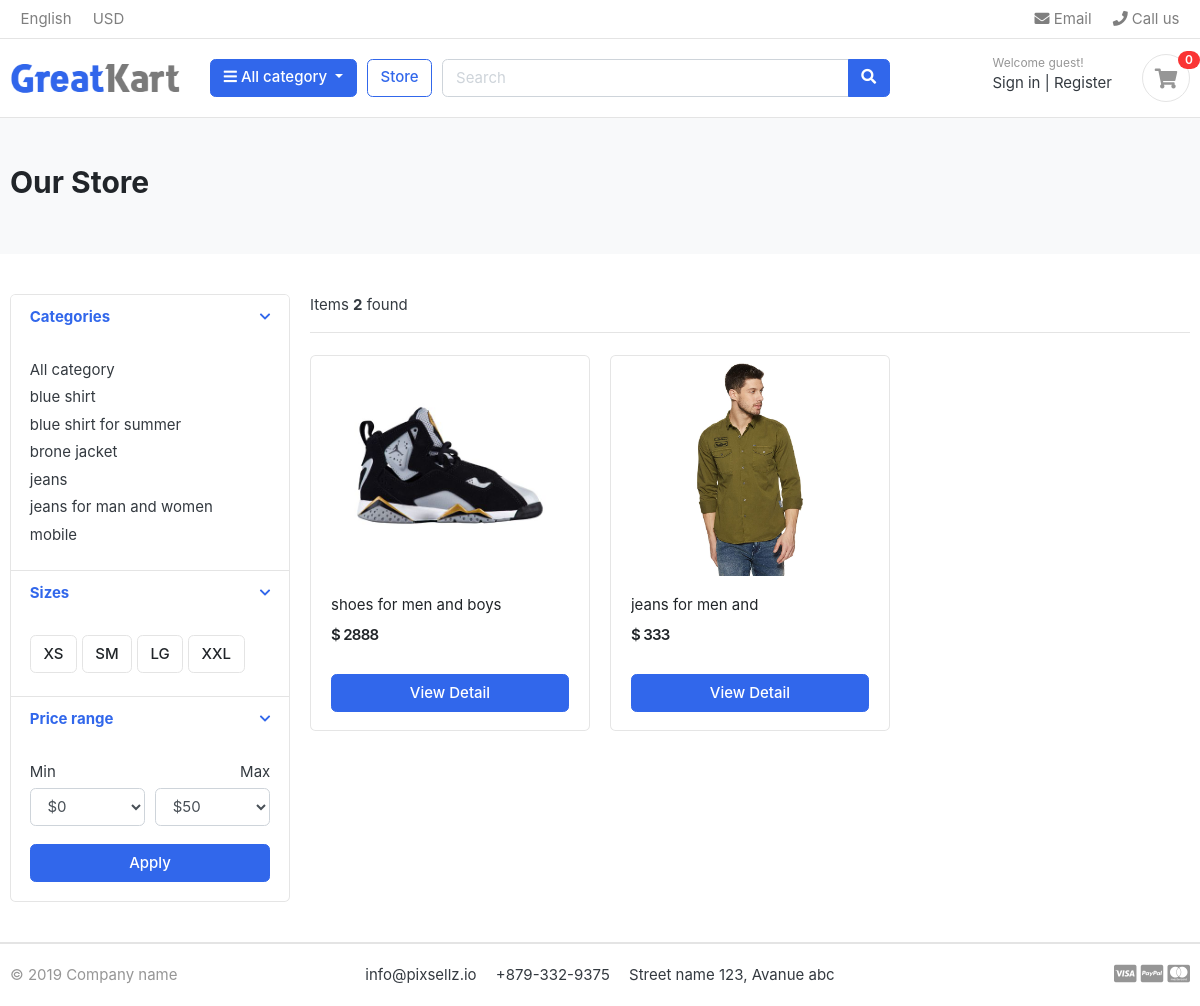
The app's page /store/category/blue-shirt/ with its own data.
### category/models.py (models this page shows, shortened)
class Category(models.Model):
    category_name = models.CharField(max_length=100, unique=True, verbose_name="Category Name")
    slug          = models.SlugField(max_length=100, unique=True, blank=True, verbose_name="URL Slug")
    parent        = models.ForeignKey('self', on_delete=models.CASCADE, null=True, blank=True, related_name='children', verbose_name="Parent Category")
    description   = models.TextField(blank=True, null=True, verbose_name="Category Description")
    cat_image     = models.ImageField(upload_to='photo/categories', blank=True, null=True, verbose_name="Category Image")
    created_at    = models.DateField(auto_now_add=True, verbose_name="Created At")
    updated_at    = models.DateField(auto_now=True, verbose_name="Updated At")
    class Meta:
        verbose_name = "Category"
        verbose_name_plural = "Categories"
        ordering = ['category_name']  # Changed from 'name' to 'category_name'
    def get_url(self):
        return reverse('product_by_category', args=[self.slug])

### store/models.py (models this page shows, shortened)
class Product(models.Model):
    product_name = models.CharField( max_length=50)
    slug = models.SlugField()
    description = models.TextField( max_length=550)
    price = models.IntegerField()
    image = models.ImageField( upload_to=None, height_field=None, width_field=None, max_length=None)
    stock  = models.IntegerField()
    is_available = models.BooleanField(default = True)
    category  = models.ForeignKey(Category, on_delete=models.CASCADE)
    created_data = models.DateTimeField( auto_now_add=True)
    modified_date = models.DateTimeField( auto_now_add=True)
    def get_url(self):
        return reverse('product_detail', args=[self.category.slug,self.slug])

### store/views.py (the view)
# urls.py: path('store/',include('store.urls')),
def store(request, category_slug=None):
    categories = None
    products = None
    if category_slug:
        categories = get_object_or_404(Category, slug=category_slug)
        products = Product.objects.filter(category=categories, is_available=True)
        pagenator = Paginator(products,6)
        page = request.GET.get('page')
        paged_products=pagenator.get_page(page)
        product_count = products.count()
    else:
        products = Product.objects.filter(is_available=True).order_by('id')
        paginator= Paginator(products,6)
        page = request.GET.get('page')
        paged_products = paginator.get_page(page)
        product_count = products.count()
    context = {
        'products': paged_products,
        'product_count': product_count,
        'categories': categories,
    }
    return render(request, 'store/store.html', context)

### carts/context_processors.py (called while the page is built)
def counter(request):
    cart_count = 0
    if 'admin' in request.path:
        return {}
    else:
        try:
            cart = Cart.objects.filter(cart_id = _cart_id(request))
            cart_items = CartItem.objects.all().filter(cart=cart[:1])
            for cart_item in cart_items:
                cart_count += cart_item.quantity
        except Cart.DoesNotExist:
            cart_count = 0
    return dict(cart_count= cart_count )

### carts/views.py (called while the page is built)
def _cart_id(request):
    cart = request.session.session_key
    if not cart:
        cart = request.session.create()
    return cart

### category/context_processors.py (called while the page is built)
def menu_links(request):
    links = Category.objects.all()
    return dict(links=links)

### templates/store/store.html (shortened to what this page needs)
{% extends "base.html" %}
{% load static  %}
{% block content %}
<section class="section-pagetop bg">
    <div class="container">
        {% if 'search' in request.path %}
        <h2 class="title-page">Search Result</h2>
        {% else %}
        <h2 class="title-page">Our Store</h2>
        {%endif%}
    </div>
    </section>
    <section class="section-content padding-y">
    <div class="container">
    <div class="row">
        <aside class="col-md-3">
    <div class="card">
        <article class="filter-group">
            <header class="card-header">
                <a href="#" data-toggle="collapse" data-target="#collapse_1" aria-expanded="true" class="">
                    <i class="icon-control fa fa-chevron-down"></i>
                    <h6 class="title">Categories</h6>
                </a>
            </header>
            <div class="filter-content collapse show" id="collapse_1" style="">
                <div class="card-body">
                    <ul class="list-menu">
                    <li><a href="{% url 'store' %}">All category</a></li>
                        {% for category in links %}
                    <li><a href="{{category.get_url}}">{{category.category_name }}</a></li>
                        {% endfor %}
                    </ul>
                </div>
            </div>
        </article>
        <article class="filter-group">
            <header class="card-header">
                <a href="#" data-toggle="collapse" data-target="#collapse_4" aria-expanded="true" class="">
                    <i class="icon-control fa fa-chevron-down"></i>
                    <h6 class="title">Sizes </h6>
                </a>
            </header>
            <div class="filter-content collapse show" id="collapse_4" style="">
                <div class="card-body">
                  <label class="checkbox-btn">
                    <span class="btn btn-light"> XS </span>
                  </label>
                  <label class="checkbox-btn">
                    <span class="btn btn-light"> SM </span>
                  </label>
                  <label class="checkbox-btn">
                    <span class="btn btn-light"> LG </span>
                  </label>
                  <label class="checkbox-btn">
                    <span class="btn btn-light"> XXL </span>
                  </label>
            </div>
            </div>
        </article>
        <article class="filter-group">
            <header class="card-header">
                <a href="#" data-toggle="collapse" data-target="#collapse_3" aria-expanded="true" class="">
                    <i class="icon-control fa fa-chevron-down"></i>
                    <h6 class="title">Price range </h6>
                </a>
            </header>
            <div class="filter-content collapse show" id="collapse_3" style="">
                <div class="card-body">
                    <div class="form-row">
                    <div class="form-group col-md-6">
                      <label>Min</label>
                          <select class="mr-2 form-control">
                            <option value="0">$0</option>
                        </select>
                    </div>
                    <div class="form-group text-right col-md-6">
                      <label>Max</label>
                          <select class="mr-2 form-control">
                            <option value="50">$50</option>
                        </select>
                    </div>
                    </div>
                    <button class="btn btn-block btn-primary">Apply</button>
                </div>
            </div>
        </article>
    </div>
        </aside>
        <main class="col-md-9">
    <header class="border-bottom mb-4 pb-3">
            <div class="form-inline">
                <span class="mr-md-auto">Items <b>{{ product_count }}</b> found </span>
            </div>
    </header>
    <div class="row">
        {% if products %}
        {% for product in products %}
        <div class="col-md-4">
            <figure class="card card-product-grid">
                <div class="img-wrap">
                    <a href="{{product.get_url}}"><img src="{{product.image.url}}"></a>
                </div>
                <figcaption class="info-wrap">
                    <div class="fix-height">
                        <a href="{{product.get_url}}" class="title">{{product.product_name}}</a>
                        <div class="price-wrap mt-2">
                            <span class="price">$ {{product.price}}</span>
                        </div>
                    </div>
                    <a href="{{product.get_url }}" class="btn btn-block btn-primary">View Detail</a>
                </figcaption>
            </figure>
        </div>
        {% endfor %}
        {% else %}
        <h1>NO result Fount..</h1>
        {% endif %}
    </div>
        </main>
    </div>
    </div>
    </section>
{% endblock  %}

### static/css/ui.css (style rules this page uses)
html { font-family: "Inter", sans-serif; font-size: 15px; }
.img-wrap { text-align: center; display: block; }
.img-wrap img { max-width: 100%; }
.price-wrap { letter-spacing: -0.7px; }
.padding-y { padding-top: 40px; padding-bottom: 40px; }
figure { margin-bottom: 0; }
article:after, .form-group:after { display: block; clear: both; content: ""; }
.bg { background-color: #f8f9fa; }
.title-page { color: #212529; }
.btn-light { background-color: #fff; border-color: #e4e4e4; }
[class*=list-] li:after { visibility: hidden; display: block; content: ""; overflow: hidden; height: 0; clear: both; }
.list-menu { list-style: none; margin: 0; padding-left: 0; }
.list-menu li { margin-bottom: 5px; }
.list-menu a { color: #343a40; }
[class*=card-product] a.title { color: #212529; display: block; }
[class*=card-product] .img-wrap { overflow: hidden; position: relative; }
[class*=card-product] .img-wrap img { height: 100%; max-width: 100%; width: auto; display: inline-block; -o-object-fit: cover; object-fit: cover; }
.card-product-grid { margin-bottom: 20px; }
.card-product-grid .img-wrap { border-radius: 0.2rem 0.2rem 0 0; height: 220px; }
.card-product-grid .info-wrap { overflow: hidden; padding: 18px 20px; }
.card-product-grid .fix-height { height: 80px; overflow: hidden; }
.card .img-wrap { overflow: hidden; }
.price { font-weight: 600; color: #212529; }
.icon-control { margin-top: 5px; float: right; font-size: 80%; }
.card-header .title { margin-bottom: 0; line-height: 1.5; }
.filter-group { border-bottom: 1px solid #e4e4e4; }
.filter-group .card-header { border-bottom: 0; }
.filter-group:last-child { border-bottom: 0; }
.checkbox-btn { position: relative; }
.section-pagetop { padding: 45px 0; }

### records on screen
Category: category_name "blue shirt"
Category: category_name "blue shirt for summer"
Category: category_name "brone jacket"
Category: category_name "jeans"
Category: category_name "jeans for man and women"
Category: category_name "mobile"
Product: image (picture), product_name "shoes for men and boys", price "2888"
Product: image (picture), product_name "jeans for men and", price "333"

### other values on screen
{{ cart_count }} "0"
{{ product_count }} "2"
